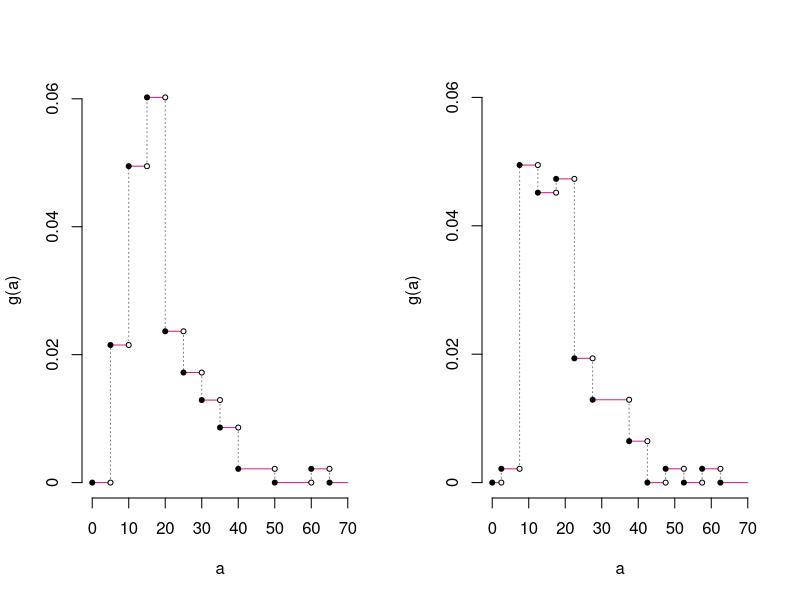

Write the R code that produced this figure.
# Section 2
# Group C
#  Qiaoqiao Jiang
#  Yunyun Tao
#  Ryan Quigley
# Problem 2

# Start PDF device
pdf("ps06p2.pdf", width = 9, height = 5)

# Dataset
data(Cars93, package = "MASS")

# Plot 1: set up
h <- hist(Cars93$Price, plot = FALSE, right = FALSE)
bin.width <- unique(diff(h$breaks, lag = 1))
d <- c(0, h$count, 0) / (bin.width * sum(h$count))
diff.d <- diff(d, lag = 1)

black.dots <- cbind(c(0, h$breaks[diff.d != 0]), d[diff.d != 0])
white.dots <- cbind(black.dots[-1, 1], black.dots[-dim(black.dots)[1], 2])

# Plot 2: set up
new.breaks <- h$breaks - 2.5
h2 <- hist(Cars93$Price, breaks = new.breaks, plot = FALSE, right = FALSE)
bin.width2 <- unique(diff(h2$breaks, lag = 1))
d2 <- c(0, h2$count, 0) / (bin.width2 * sum(h2$count))
diff.d2 <- diff(d2, lag = 1)

black.dots2 <- cbind(c(0,h2$breaks[diff.d2 != 0]), d2[diff.d2 != 0])
white.dots2 <- cbind(black.dots2[-1, 1], black.dots2[-dim(black.dots2)[1], 2])

# Plot panel set up
par(mfcol = c(1,2))

# Plot 1: graphics
plot(black.dots, ann = FALSE, axes = FALSE, pch = 19, xlim = c(0,70), type = "n")
axis(1, at = seq.int(0, 70, by = 10), labels = seq.int(0, 70, by = 10))
axis(2, at = seq.int(0, 0.06, by = 0.02), labels = seq.int(0, 0.06, by = 0.02))

for (i in seq_along(black.dots[, 1])) {
	a <- black.dots[i, ]
	if (i == dim(black.dots)[1]) {
		b <- c(70, 0)
		c <- c(NA, NA)
		d <- c(NA, NA)
	} else {
		b <- white.dots[i, ]
		c <- white.dots[i, ]
		d <- black.dots[i + 1, ]
	}
	
	t <- rbind(a, b)
	lines(t, col = "violetred")
	u <- rbind(c, d)
	lines(u, col = "grey50", lty = 3)
}

points(black.dots, pch = 20, xlim = c(0,70))
points(white.dots, pch = 21, col = "black", bg = "white", cex = (2/3))
title(xlab = "a", ylab = "g(a)")



# Plot 2: graphics
plot(black.dots2, ann = FALSE, axes = FALSE, pch = 19, xlim = c(0, 70), ylim = c(0, 0.06), type = "n")
axis(1, at = seq.int(0, 70, by = 10), labels = seq.int(0, 70, by = 10))
axis(2, at = seq.int(0, 0.06, by = 0.02), labels = seq.int(0, 0.06, by = 0.02))

for (i in seq_along(black.dots2[, 1])) {
	e <- black.dots2[i, ]
	if (i == dim(black.dots2)[1]) {
		f <- c(70, 0)
		g <- c(NA, NA)
		h <- c(NA, NA)
	} else {
		f <- white.dots2[i, ]
		g <- white.dots2[i, ]
		h <- black.dots2[i + 1, ]
	}
	
	v <- rbind(e, f)
	lines(v, col = "violetred")
	w <- rbind(g, h)
	lines(w, col = "grey50", lty = 3)
}

points(black.dots2, pch = 20, xlim = c(0,70))
points(white.dots2, pch = 21, col = "black", bg = "white", cex = (2/3))
title(xlab = "a", ylab = "g(a)")

# End PDF device
dev.off()